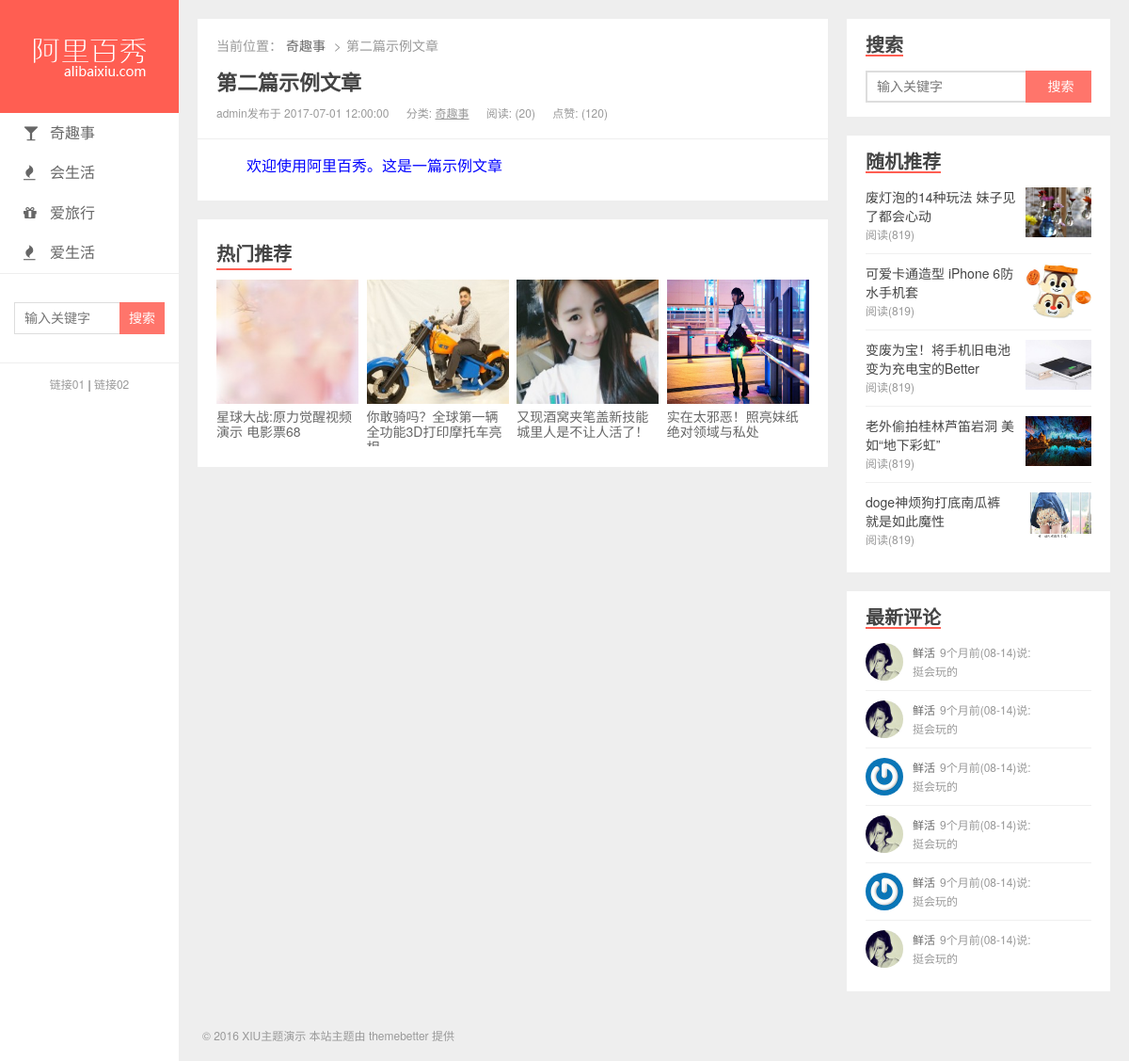
Page /detail.php?postId=3 on the committed database.
### tables this page shows
CREATE TABLE `categories` (
  `id` int(11) NOT NULL AUTO_INCREMENT,
  `slug` varchar(200) NOT NULL COMMENT '别名，后期项目里面用来搜索用的',
  `name` varchar(50) NOT NULL COMMENT '分类名称',
  `classname` varchar(50) NOT NULL COMMENT '导航图标',
  PRIMARY KEY (`id`)
);

CREATE TABLE `posts` (
  `id` int(11) NOT NULL AUTO_INCREMENT COMMENT '主键',
  `slug` varchar(200) NOT NULL COMMENT '别名',
  `title` varchar(200) NOT NULL COMMENT '标题',
  `feature` varchar(200) DEFAULT NULL COMMENT '特色图像',
  `created` datetime NOT NULL COMMENT '创建时间',
  `content` text COMMENT '内容',
  `views` int(11) NOT NULL DEFAULT '0' COMMENT '浏览数',
  `likes` int(11) NOT NULL DEFAULT '0' COMMENT '点赞数',
  `status` varchar(50) NOT NULL COMMENT '状态（drafted-草稿/published-已发布/trashed-已作废）',
  `user_id` int(11) NOT NULL COMMENT '用户 ID',
  `category_id` int(11) NOT NULL COMMENT '分类 ID',
  PRIMARY KEY (`id`)
);

CREATE TABLE `users` (
  `id` int(11) NOT NULL AUTO_INCREMENT COMMENT '主键',
  `slug` varchar(200) NOT NULL COMMENT '别名',
  `email` varchar(200) NOT NULL COMMENT '邮箱',
  `password` varchar(200) NOT NULL COMMENT '密码',
  `nickname` varchar(100) DEFAULT NULL COMMENT '昵称',
  `avatar` varchar(200) DEFAULT NULL COMMENT '头像',
  `bio` varchar(500) DEFAULT NULL COMMENT '简介',
  `status` varchar(50) NOT NULL COMMENT '状态（未激活（unactivated）/ 激活（activated）/ 禁止（forbidden）/ 回收站（trashed））',
  PRIMARY KEY (`id`)
);

### function.php (called while the page is built, shortened)
<?php
    function query($conn,$sql){
        $result=mysqli_query($conn, $sql);
        return fetch( $result);
    };
    function fetch($result){
        $arr=[];
        while ($row = mysqli_fetch_assoc($result)) {
        $arr[]=$row;
    };
    return $arr;
    };
?>

### detail.php (the view, shortened to what this page needs)
<?php
include "function.php";
$postId=$_GET['postId'];
$conn=connect();
$sql="SELECT p.title,p.created,p.content,p.views,p.likes,p.feature,c.`name`,u.nickname
FROM posts p
# 联表查询
LEFT JOIN categories c on c.id = p.category_id
LEFT JOIN users u on u.id = p.user_id
# 筛选一下展示的分类
WHERE p.id = {$postId}";
$res=query($conn,$sql);
$postArr=$res[0];
?>
<!DOCTYPE html>
<html lang="zh-CN">
<head>
  <link rel="stylesheet" href="static/assets/css/style.css">
  <link rel="stylesheet" href="static/assets/vendors/font-awesome/css/font-awesome.css">
</head>
<body>
  <div class="wrapper">
    <?php include "public/_header.php"; ?>
   <?php include "public/_aside.php"; ?>
    <div class="content">
      <div class="article">
        <div class="breadcrumb">
          <dl>
            <dt>当前位置：</dt>
            <dd><a href="javascript:;"> <?php echo $postArr["name"]?></a></dd>
            <dd><?php echo $postArr["title"]?></dd>
          </dl>
        </div>
        <h2 class="title">
          <a href="javascript:;"><?php echo $postArr["title"]?></a>
        </h2>
        <div class="meta">
          <span><?php echo $postArr["nickname"]?>发布于 <?php echo $postArr["created"]?></span>
          <span>分类: <a href="javascript:;"><?php echo $postArr["name"]?></a></span>
          <span>阅读: (<?php echo $postArr["views"]?>)</span>
          <span>点赞: (<?php echo $postArr["likes"]?>)</span>
        </div>
        <div class="content-detail"><?php echo $postArr["content"]?></div>
      </div>
      <div class="panel hots">
        <h3>热门推荐</h3>
        <ul>
          <li>
            <a href="javascript:;">
              <img src="static/uploads/hots_2.jpg" alt="">
              <span>星球大战:原力觉醒视频演示 电影票68</span>
            </a>
          </li>
          <li>
            <a href="javascript:;">
              <img src="static/uploads/hots_3.jpg" alt="">
              <span>你敢骑吗？全球第一辆全功能3D打印摩托车亮相</span>
            </a>
          </li>
          <li>
            <a href="javascript:;">
              <img src="static/uploads/hots_4.jpg" alt="">
              <span>又现酒窝夹笔盖新技能 城里人是不让人活了！</span>
            </a>
          </li>
          <li>
            <a href="javascript:;">
              <img src="static/uploads/hots_5.jpg" alt="">
              <span>实在太邪恶！照亮妹纸绝对领域与私处</span>
            </a>
          </li>
        </ul>
      </div>
    </div>
    <div class="footer">
      <p>© 2016 XIU主题演示 本站主题由 themebetter 提供</p>
    </div>
  </div>
</body>
</html>

### public/_header.php
<?php
  $conn=mysqli_connect(DB_HOST,DB_USER, DB_PASS,DB_NAME);
  $sql="SELECT * FROM categories where id !=1";
  $result=mysqli_query($conn, $sql);
  $res=[];
  while ($arr = mysqli_fetch_assoc($result)) {
    $res[]=$arr;
  };
?>
<div class="header">
      <h1 class="logo"><a href="index.php"><img src="static/assets/img/logo.png" alt=""></a></h1>
      <ul class="nav">
      <?php foreach ($res as $key => $value) { ?>
<li><a href="list.php?id=<?php echo $value['id'] ?>"><i class="fa <?php echo $value['classname'] ?>"></i><?php echo $value['name'] ?></a></li>
<?php  } ?>
      </ul>
      <div class="search">
        <form>
          <input type="text" class="keys" placeholder="输入关键字">
          <input type="submit" class="btn" value="搜索">
        </form>
      </div>
      <div class="slink">
        <a href="javascript:;">链接01</a> | <a href="javascript:;">链接02</a>
      </div>
    </div>

### static/assets/css/style.css (style rules this page uses)
html { line-height: 1.15; -ms-text-size-adjust: 100%; -webkit-text-size-adjust: 100%; }
body { margin: 0; }
h1 { font-size: 2em; margin: 0.67em 0; }
a { background-color: transparent; -webkit-text-decoration-skip: objects; }
img { border-style: none; }
button, input, optgroup, select, textarea { font-family: sans-serif; font-size: 100%; line-height: 1.15; margin: 0; }
button, input { overflow: visible; }
button, html [type="button"], [type="reset"], [type="submit"] { -webkit-appearance: button; }
body { color: #444; font-size: 14px; font-family: "Microsoft Yahei", "Helvetica Neue", Helvetica, Arial, sans-serif; background-color: #eee; overflow-x: hidden; -webkit-font-smoothing: antialiased; -moz-osx-font-smoothing: grayscale; }
a, input { -webkit-tap-highlight-color: rgba(0, 0, 0, 0); }
ul, dl, dt, dd, h1, h2, h3, h4, h5, h6, p { padding: 0; margin: 0; }
ul { list-style: none; }
a { text-decoration: none; }
img { display: block; width: 100%; max-width: 100%; max-height: 100%; }
.wrapper { max-width: 1440px; margin: 0 auto; }
.header { width: 190px; height: 100%; background-color: #fff; position: fixed; }
.header .logo { width: 100%; height: 120px; text-indent: -2000px; background: #ff5e52; }
.header .logo a { display: block; height: 100%; }
.header .nav { font-size: 16px; border-bottom: 1px solid #eee; }
.header .nav a { display: block; padding: 12px 25px; color: #666; }
.header .nav .fa { width: 16px; height: 16px; margin-right: 12px; }
.header .search { margin-bottom: 15px; padding: 30px 15px; border-bottom: 1px solid #eee; }
.header .search form { overflow: hidden; }
.header .search input { display: block; float: left; box-sizing: border-box; }
.header .search .keys { width: 112px; height: 34px; color: #666; border: 1px solid #DDD; border-right: 0 none; padding: 5px 5px 5px 10px; }
.header .search .btn { width: 48px; height: 34px; border: 0 none; color: #fff; background-color: #ff5e52; opacity: .85; }
.header .slink { text-align: center; font-size: 12px; }
.header .slink a { color: #999; text-decoration: none; }
.content { padding: 20px; margin: 0 300px 0 190px; }
.content .panel { margin-bottom: 20px; padding: 20px; background-color: #fff; overflow: hidden; }
.content .panel h3 { display: inline-block; margin-bottom: 10px; line-height: 32px; font-size: 20px; font-weight: 600; border-bottom: 2px solid #ff5e52; }
.content .hots ul { font-size: 0; margin-bottom: 0; }
.content .hots li { display: inline-block; width: 24%; font-size: 14px; overflow: hidden; }
.content .hots li+li { margin-left: 1.33333333333333%; }
.content .hots li a { color: #666; }
.content .hots li img { height: 132px; margin-bottom: 5px; }
.content .hots li span { display: inline-block; height: 40px; overflow: hidden; }
.content .article { padding: 20px; margin-bottom: 20px; background-color: #fff; }
.content .breadcrumb dt, .content .breadcrumb dd { display: inline-block; color: #999; }
.content .breadcrumb dd+dd:before { padding: 0 5px; content: ">"; }
.content .breadcrumb a { color: #666; }
.content .article .title { line-height: 1; margin: 20px 0 15px; }
.content .article .title a { color: #444; font-size: 22px; }
.content .article .meta { color: #999; font-size: 12px; padding: 0 20px 20px; margin: 0 -20px; border-bottom: 1px solid #eee; }
.content .article .meta span { margin-right: 15px; }
.content .article .meta a { color: #999; text-decoration: underline; }
.footer { clear: both; text-align: left; padding: 0 25px 20px; margin-left: 190px; font-size: 12px; color: #999; }
.content-detail { padding-top: 10px; text-indent: 2em; line-height: 35px; font-size: 16px; color: blue; }

### rows in the picture
categories: name "奇趣事"
categories: name "会生活"
categories: name "爱旅行"
categories: name "爱生活"
posts: category.name "奇趣事", title "第二篇示例文章", user.nickname "admin", created "2017-07-01 12:00:00", views "20", likes "120", content "欢迎使用阿里百秀。这是一篇示例文章"
